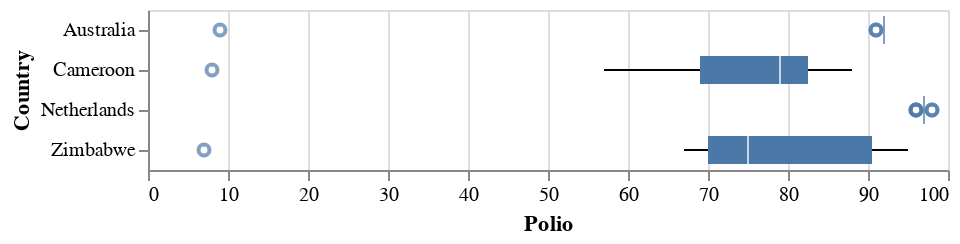

Notebook source saved alongside this figure:
### Code cell
alt.Chart(filtered_df).mark_boxplot().encode(
    x='Polio',
    y='Country'
)

### Figure 1 — Vega-Lite specification as saved in the notebook (floating-point values rounded to 4 significant figures)
{"config": {"view": {"continuousWidth": 400, "continuousHeight": 300}}, "data": {"name": "data-0bcf5a5dda81ccb7da1e112b62e6a35a"}, "mark": "boxplot", "encoding": {"x": {"field": "Polio", "type": "quantitative"}, "y": {"field": "Country", "type": "nominal"}}, "$schema": "https://vega.github.io/schema/vega-lite/v4.17.0.json", "datasets": {"data-0bcf5a5dda81ccb7da1e112b62e6a35a": [{"Year": 2001, "Country": "Australia", "infant deaths": 1, "Alcohol": 9.53, "Polio": 91.0, "Measles": 141, "Schooling": 20.5}, {"Year": 2003, "Country": "Australia", "infant deaths": 1, "Alcohol": 9.97, "Polio": 92.0, "Measles": 91, "Schooling": 20.6}, {"Year": 2011, "Country": "Australia", "infant deaths": 1, "Alcohol": 10.3, "Polio": 92.0, "Measles": 190, "Schooling": 19.8}, {"Year": 2006, "Country": "Australia", "infant deaths": 1, "Alcohol": 10.31, "Polio": 92.0, "Measles": 0, "Schooling": 20.3}, {"Year": 2014, "Country": "Australia", "infant deaths": 1, "Alcohol": 9.71, "Polio": 92.0, "Measles": 340, "Schooling": 20.4}, {"Year": 2002, "Country": "Australia", "infant deaths": 1, "Alcohol": 9.84, "Polio": 92.0, "Measles": 32, "Schooling": 20.1}, {"Year": 2012, "Country": "Australia", "infant deaths": 1, "Alcohol": 10.03, "Polio": 92.0, "Measles": 199, "Schooling": 20.1}, {"Year": 2000, "Country": "Australia", "infant deaths": 1, "Alcohol": 10.17, "Polio": 9.0, "Measles": 108, "Schooling": 20.4}, {"Year": 2004, "Country": "Australia", "infant deaths": 1, "Alcohol": 9.84, "Polio": 92.0, "Measles": 70, "Schooling": 20.7}, {"Year": 2009, "Country": "Australia", "infant deaths": 1, "Alcohol": 10.62, "Polio": 92.0, "Measles": 104, "Schooling": 19.1}, {"Year": 2007, "Country": "Australia", "infant deaths": 1, "Alcohol": 10.56, "Polio": 92.0, "Measles": 11, "Schooling": 19.0}, {"Year": 2005, "Country": "Australia", "infant deaths": 1, "Alcohol": 10.3, "Polio": 92.0, "Measles": 10, "Schooling": 20.3}, {"Year": 2013, "Country": "Australia", "infant deaths": 1, "Alcohol": 9.87, "Polio": 91.0, "Measles": 158, "Schooling": 20.3}, {"Year": 2008, "Country": "Australia", "infant deaths": 1, "Alcohol": 10.76, "Polio": 92.0, "Measles": 65, "Schooling": 19.1}, {"Year": 2010, "Country": "Australia", "infant deaths": 1, "Alcohol": 10.52, "Polio": 92.0, "Measles": 70, "Schooling": 19.5}, {"Year": 2011, "Country": "Cameroon", "infant deaths": 51, "Alcohol": 6.19, "Polio": 8.0, "Measles": 504, "Schooling": 10.0}, {"Year": 2008, "Country": "Cameroon", "infant deaths": 56, "Alcohol": 5.9, "Polio": 82.0, "Measles": 495, "Schooling": 8.8}, {"Year": 2001, "Country": "Cameroon", "infant deaths": 61, "Alcohol": 4.43, "Polio": 61.0, "Measles": 23934, "Schooling": 7.1}, {"Year": 2004, "Country": "Cameroon", "infant deaths": 59, "Alcohol": 4.71, "Polio": 72.0, "Measles": 358, "Schooling": 8.2}, {"Year": 2000, "Country": "Cameroon", "infant deaths": 62, "Alcohol": 3.91, "Polio": 57.0, "Measles": 14629, "Schooling": 6.9}, {"Year": 2012, "Country": "Cameroon", "infant deaths": 50, "Alcohol": 0.01, "Polio": 85.0, "Measles": 609, "Schooling": 10.4}, {"Year": 2010, "Country": "Cameroon", "infant deaths": 53, "Alcohol": 6.15, "Polio": 83.0, "Measles": 240, "Schooling": 9.7}, {"Year": 2006, "Country": "Cameroon", "infant deaths": 58, "Alcohol": 5.22, "Polio": 78.0, "Measles": 196, "Schooling": 8.2}, {"Year": 2014, "Country": "Cameroon", "infant deaths": 47, "Alcohol": 0.01, "Polio": 86.0, "Measles": 831, "Schooling": 10.4}, {"Year": 2013, "Country": "Cameroon", "infant deaths": 48, "Alcohol": 0.01, "Polio": 88.0, "Measles": 760, "Schooling": 10.4}, {"Year": 2009, "Country": "Cameroon", "infant deaths": 54, "Alcohol": 5.89, "Polio": 79.0, "Measles": 251, "Schooling": 9.2}, {"Year": 2007, "Country": "Cameroon", "infant deaths": 57, "Alcohol": 5.44, "Polio": 81.0, "Measles": 100, "Schooling": 8.0}, {"Year": 2005, "Country": "Cameroon", "infant deaths": 58, "Alcohol": 5.03, "Polio": 79.0, "Measles": 605, "Schooling": 8.3}, {"Year": 2002, "Country": "Cameroon", "infant deaths": 60, "Alcohol": 4.58, "Polio": 66.0, "Measles": 1448, "Schooling": 8.4}, {"Year": 2003, "Country": "Cameroon", "infant deaths": 60, "Alcohol": 4.64, "Polio": 72.0, "Measles": 899, "Schooling": 8.1}, {"Year": 2004, "Country": "Netherlands", "infant deaths": 1, "Alcohol": 9.56, "Polio": 98.0, "Measles": 11, "Schooling": 16.5}, {"Year": 2006, "Country": "Netherlands", "infant deaths": 1, "Alcohol": 9.79, "Polio": 96.0, "Measles": 1, "Schooling": 16.5}, {"Year": 2013, "Country": "Netherlands", "infant deaths": 1, "Alcohol": 8.68, "Polio": 97.0, "Measles": 2632, "Schooling": 18.1}, {"Year": 2005, "Country": "Netherlands", "infant deaths": 1, "Alcohol": 9.69, "Polio": 96.0, "Measles": 4, "Schooling": 16.4}, {"Year": 2010, "Country": "Netherlands", "infant deaths": 1, "Alcohol": 9.33, "Polio": 97.0, "Measles": 15, "Schooling": 17.0}, {"Year": 2008, "Country": "Netherlands", "infant deaths": 1, "Alcohol": 9.62, "Polio": 97.0, "Measles": 109, "Schooling": 16.8}, {"Year": 2002, "Country": "Netherlands", "infant deaths": 1, "Alcohol": 9.68, "Polio": 97.0, "Measles": 3, "Schooling": 16.9}, {"Year": 2014, "Country": "Netherlands", "infant deaths": 1, "Alcohol": 0.01, "Polio": 96.0, "Measles": 140, "Schooling": 18.1}, {"Year": 2007, "Country": "Netherlands", "infant deaths": 1, "Alcohol": 9.53, "Polio": 97.0, "Measles": 10, "Schooling": 16.6}, {"Year": 2009, "Country": "Netherlands", "infant deaths": 1, "Alcohol": 9.23, "Polio": 97.0, "Measles": 15, "Schooling": 16.9}, {"Year": 2001, "Country": "Netherlands", "infant deaths": 1, "Alcohol": 9.95, "Polio": 97.0, "Measles": 0, "Schooling": 16.7}, {"Year": 2011, "Country": "Netherlands", "infant deaths": 1, "Alcohol": 8.96, "Polio": 97.0, "Measles": 51, "Schooling": 17.2}, {"Year": 2000, "Country": "Netherlands", "infant deaths": 1, "Alcohol": 10.06, "Polio": 97.0, "Measles": 1019, "Schooling": 16.5}, {"Year": 2003, "Country": "Netherlands", "infant deaths": 1, "Alcohol": 9.56, "Polio": 98.0, "Measles": 4, "Schooling": 16.5}, {"Year": 2012, "Country": "Netherlands", "infant deaths": 1, "Alcohol": 9.05, "Polio": 97.0, "Measles": 10, "Schooling": 18.1}, {"Year": 2001, "Country": "Zimbabwe", "infant deaths": 25, "Alcohol": 1.72, "Polio": 76.0, "Measles": 529, "Schooling": 9.8}, {"Year": 2002, "Country": "Zimbabwe", "infant deaths": 25, "Alcohol": 4.43, "Polio": 73.0, "Measles": 304, "Schooling": 10.0}, {"Year": 2013, "Country": "Zimbabwe", "infant deaths": 25, "Alcohol": 6.39, "Polio": 95.0, "Measles": 0, "Schooling": 10.4}, {"Year": 2012, "Country": "Zimbabwe", "infant deaths": 26, "Alcohol": 6.09, "Polio": 95.0, "Measles": 0, "Schooling": 9.8}, {"Year": 2006, "Country": "Zimbabwe", "infant deaths": 28, "Alcohol": 4.57, "Polio": 71.0, "Measles": 212, "Schooling": 9.5}, {"Year": 2014, "Country": "Zimbabwe", "infant deaths": 23, "Alcohol": 6.5, "Polio": 92.0, "Measles": 0, "Schooling": 10.3}, {"Year": 2004, "Country": "Zimbabwe", "infant deaths": 27, "Alcohol": 4.36, "Polio": 67.0, "Measles": 31, "Schooling": 9.2}, {"Year": 2008, "Country": "Zimbabwe", "infant deaths": 30, "Alcohol": 3.56, "Polio": 75.0, "Measles": 0, "Schooling": 9.7}, {"Year": 2007, "Country": "Zimbabwe", "infant deaths": 29, "Alcohol": 3.88, "Polio": 73.0, "Measles": 242, "Schooling": 9.6}, {"Year": 2000, "Country": "Zimbabwe", "infant deaths": 24, "Alcohol": 1.68, "Polio": 78.0, "Measles": 1483, "Schooling": 9.8}, {"Year": 2011, "Country": "Zimbabwe", "infant deaths": 28, "Alcohol": 6.0, "Polio": 93.0, "Measles": 0, "Schooling": 10.1}, {"Year": 2003, "Country": "Zimbabwe", "infant deaths": 26, "Alcohol": 4.06, "Polio": 7.0, "Measles": 998, "Schooling": 9.5}, {"Year": 2010, "Country": "Zimbabwe", "infant deaths": 29, "Alcohol": 5.21, "Polio": 89.0, "Measles": 9696, "Schooling": 10.0}, {"Year": 2009, "Country": "Zimbabwe", "infant deaths": 30, "Alcohol": 4.64, "Polio": 69.0, "Measles": 853, "Schooling": 9.9}, {"Year": 2005, "Country": "Zimbabwe", "infant deaths": 28, "Alcohol": 4.14, "Polio": 69.0, "Measles": 420, "Schooling": 9.3}]}}
